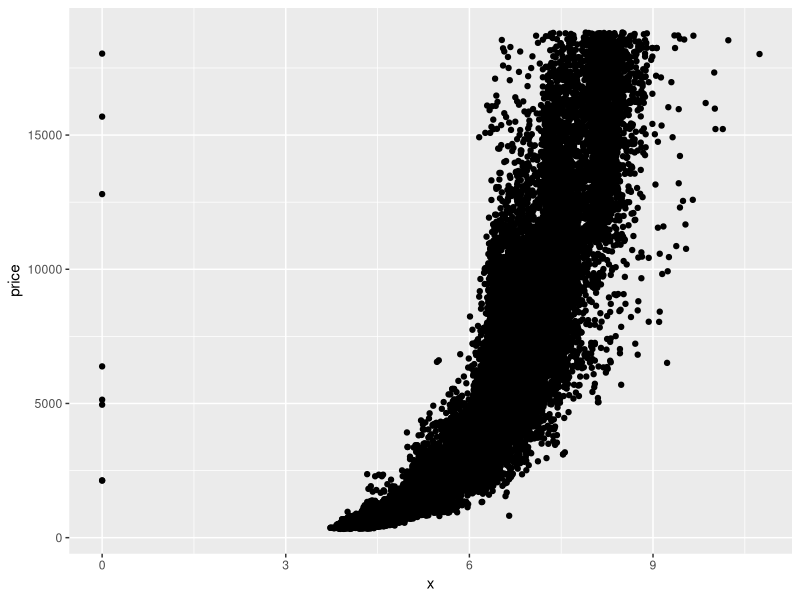
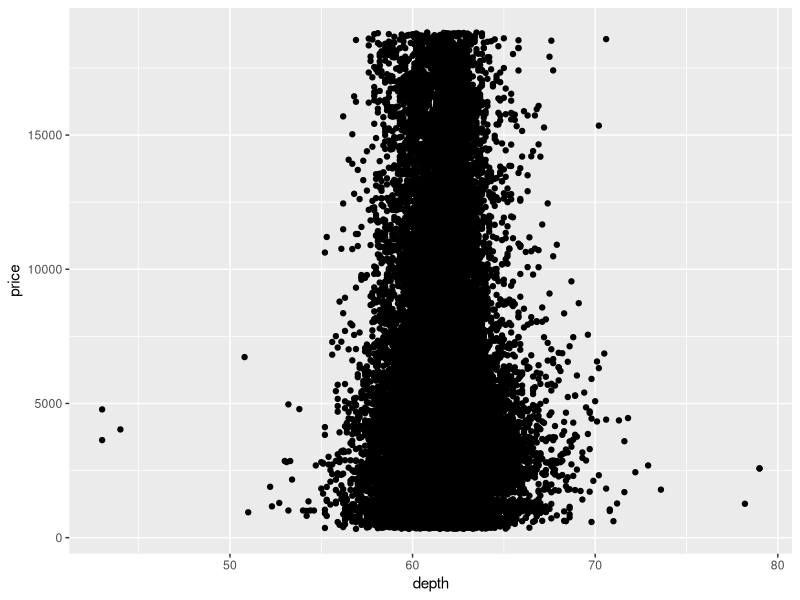
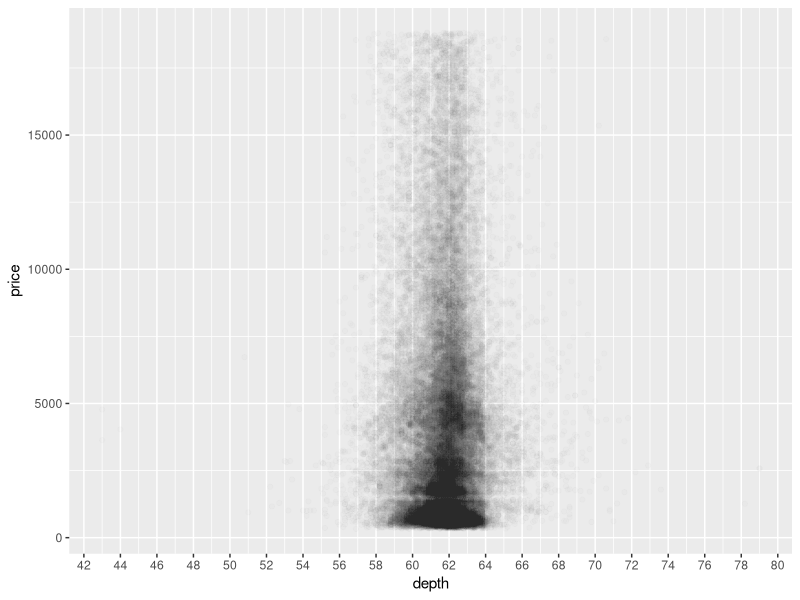
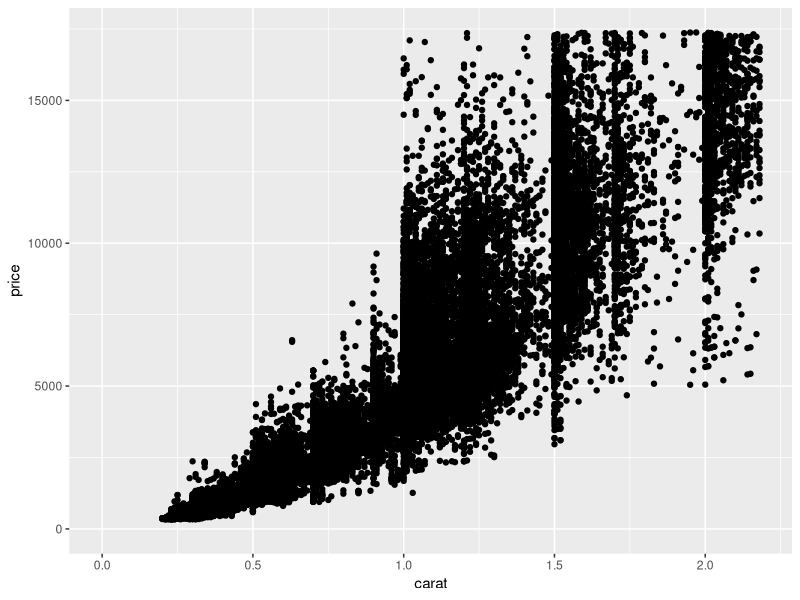

The R source for these figures, in order: (Note: this script raises an error after producing the figures.)
library(ggplot2)
data("diamonds")
names(diamonds)


# price versus x
ggplot(data = diamonds, (aes(x=x, y = price))) + geom_point()

# correlations
cor.test(diamonds$x, diamonds$price)
cor.test(diamonds$y, diamonds$price)
cor.test(diamonds$z, diamonds$price)

ggplot(data = diamonds, (aes(x=depth, y = price))) + geom_point()

# adjustments price versus depth
ggplot(data = diamonds, (aes(x=depth, y = price))) + geom_point(alpha= 1/100) + 
  scale_x_continuous(breaks = seq(from = 0, to =80, by = 2) )

cor.test(diamonds$depth, diamonds$price)

quantile(diamonds$price, .99)

ggplot(data = diamonds, (aes(x=carat, y = price))) + geom_point() +
  xlim(0, quantile(diamonds$carat, .99)) + ylim(0, quantile(diamonds$price, .99))

#price versus volume
diamonds$volume <- diamonds[,'x'] * diamonds[,'y'] * diamonds[,'z']

ggplot(data = diamonds, (aes(x=volume, y = price))) + geom_point() 

library(plyr)
count(diamonds$volume == 0)
detach("package:plyr", unload=TRUE)

# cor(subset(diamonds, diamonds$volume < 800 & diamonds$volume > 0)$volume, diamonds$price)
diamonds.sub <- subset(diamonds, volume < 800 & volume > 0)
cor(diamond.sub$price, diamond.sub$volume)

# plot
ggplot(diamonds.sub, aes(x=volume, y = price)) + geom_point(alpha = 1/10) + geom_smooth()

#diamonds by clarity
library(dplyr)
diamondsByClarity <- group_by(diamonds, clarity)
# diamondsByClarity$mean_price <- mean(diamondsByClarity$price)
  